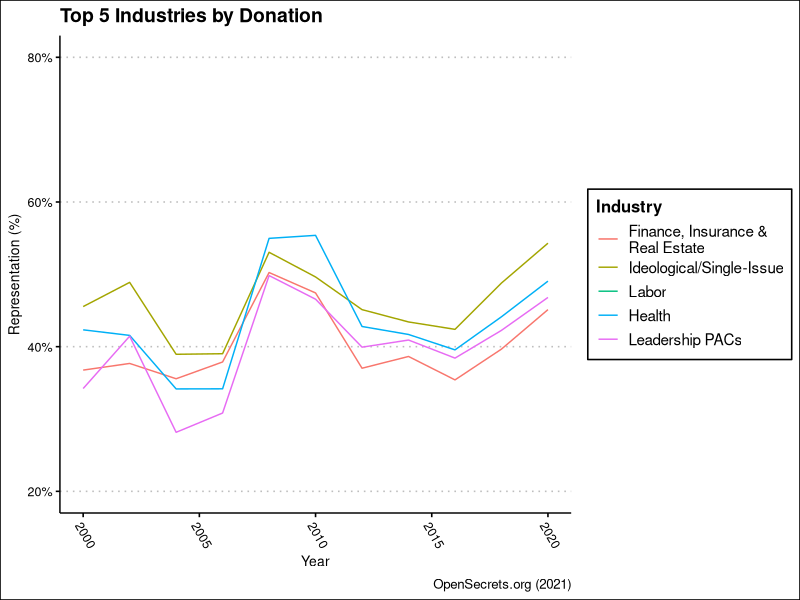

Reproduce this figure in R.
## ---- chunk 1
library(tidyverse)
library(ggthemes)
knitr::opts_chunk$set(echo = TRUE)
## ---- chunk 2
industry_data = read_csv("data/industry_donation_data/clean_data.csv")

industry_clean_data = industry_data %>% 
  mutate(dem_percent = dem / total,
         repub_percent = repub / total)

## ---- chunk 3
industry_clean_data = industry_clean_data %>% 
  mutate(industry_name = stringr::str_wrap(industry_name, 20))
  

top_5_donate_industries = industry_clean_data %>%
  group_by(industry_name) %>%
  summarize(t = sum(total), .groups = "drop") %>%
  arrange(desc(t)) %>%
  slice(1:5) %>%
  pull(industry_name)

top_5_industry_data_bound = industry_clean_data %>%
  filter(industry_name %in% top_5_donate_industries) %>%
  rename(
    democratic = dem_percent,
    republican = repub_percent,
    pos_type = industry_name
  ) %>%
  pivot_longer(cols = c(democratic, republican),
               names_to = "party",
               values_to = "percent") %>%
    select(pos_type, year, party, percent) %>%
  filter(party == "democratic") %>%
  mutate(pos_type = factor(pos_type, levels = top_5_donate_industries)) %>%
  arrange(pos_type) %>%
  select(-party)

## ---- chunk 4
ggplot(top_5_industry_data_bound, aes(x = year, y = percent, color = pos_type)) +
  geom_line() +
  scale_y_continuous(labels = scales::percent_format(accuracy=1),
                     limits = c(.2, .8)) +
  labs(title = "Top 5 Industries by Donation",
       x = "Year",
       y = "Representation (%)",
       color = "Industry",
       caption = "OpenSecrets.org (2021)") +
  theme_clean() +
  theme(axis.text.x = element_text(angle=-60, hjust=0))

